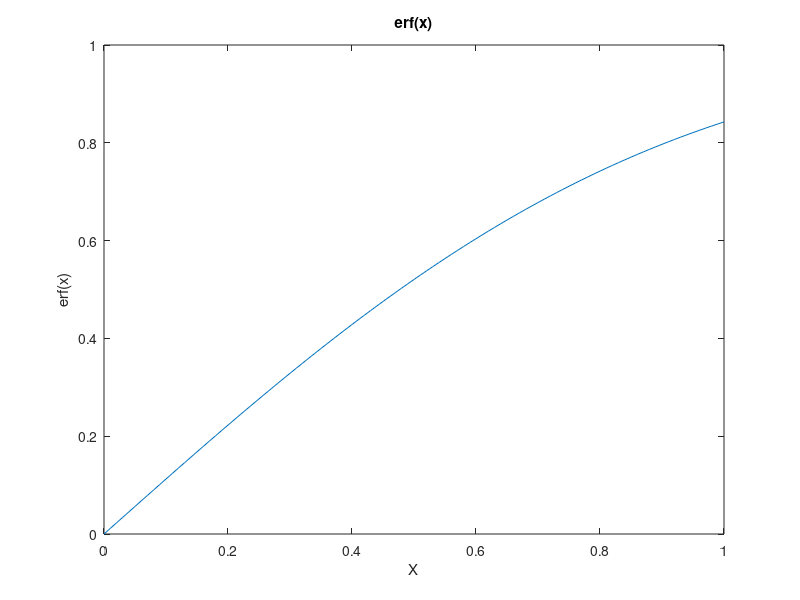

Recreate this plot in MATLAB. (Note: this script raises an error after producing the figure.)
%% Aditi Joshi - 200121022
% Lab 03
% Interpolation

%% Quadratic Interpolation

%  The error function is an important special function in applied mathematics, with applications to
% probability theory and the solution of heat conduction problems. The formal definition of the error
% function is as follows.
% erf(x) = 2/√π Int(0 to x)(e^-t^2)dt
% Construct the quadratic interpolating polynomial to the error function using the above data at the
% nodes x0 = 0, x1 = 0.5, and x2 = 1.0. Plot the polynomial and the data in the table and comment
% on the observed accuracy.

%% Plotting the function

x = 0:0.01:1;
y = erf(x);

figure()
plot(x, y);
title('erf(x)')
xlabel('X')
ylabel('erf(x)')

%% Forming the quadratic interpolating polynomial

% f(x) = @(x) - 4*0.52049987781305*x*(x-1) + 2*0.84270079294971*x*(x-0.5);

x = 0:0.01:1;
y1 = f(x);
figure()
plot(x, y1);
hold on
plot(x, y, 'Color', 'r');
plot(0, erf(0), '-o', 'Color', '#EDB120')
plot(0.5, erf(0.5), '-o', 'Color', '#EDB120');
plot(1, erf(1), '-o', 'Color', '#EDB120');
hold off

legend('Quadratic Interpolating Polynomial', 'erf(x)', 'Nodes', 'Location', 'southeast');
title('Quadratic Interpolating Polynomial')

% We observe that even with polynomial of degree at most two, accuracy is very high.

%% Newton's Interpolation

% Let f(x) = e^x . Define pn(x) to be the Newton interpolating polynomial for f(x), using n + 1 equally
% spaced nodes on the interval [−1, 1]. Thus, we are taking higher and higher degree polynomial approximations 
% to the exponential function. Write a program that computes pn(x) for n = 2, 4, 8, 16, 32, and
% which samples the error f(x) − pn(x) at 501 equally spaced points on [−1, 1]. Record the maximum
% error as found by the sampling, as a function of n, i.e., define En as
% En = max   |f(tk) − pn(tk)|
%    0≤k≤500
% where tk = −1 + 2k/500 . 
% Print E2, E4, E8, E16, E32 and plot En versus n.

%% Newton's Interpolating Polynomial

X_Newton = -1:0.01:1;

fprintf('\nNewtons Interpolating Polynomial\n\nN\t\tE_N\n');

figure()
plot(X_Newton, exp(X_Newton));
hold on
for n = [2, 4, 8, 16, 32]
    plot(X_Newton, newton(X_Newton, n))
    fprintf('\n%d\t\t%d\n', n, max_error(n))
end   
hold off

legend('Actual', '2', '4', '8', '16', '32', 'Location', 'northwest');
title('Newtons Interpolating Polynomials')

figure()
n = [2,4,8,16,32];
error_f = [max_error(2), max_error(4), max_error(8), max_error(16), max_error(32)];
plot(n, error_f, '-o')
title('Error in Newtons Interpolating Polynomial')
xlabel('n')
ylabel('Error')

%% Lagrange's Interpolating Polynomial

% Write a program to approximate the function
% f(x) = 1/1 + x^2, −5 ≤ x ≤ 5, (Runge’s example),
% using the points xi = −5 + 10*i/8 , i = 0, 1, 2, . . . , 8 by Lagrange’s interpolating polynomial. Plot the
% polynomial against the exact function

X_Lagrangian = -5:0.01:5;

y_Lagrangian = lagrangian(X_Lagrangian);

figure()
plot(X_Lagrangian, y_Lagrangian, 'Color', 'r')
hold on
y_q3 = Q3(X_Lagrangian);
plot(X_Lagrangian, y_q3, 'Color', 'b')
hold off

legend('Lagranges Interpolating Polynomial', 'exp(x)', 'Location', 'southeast');
title('Lagranges Interpolating Polynomial')

%% Helper Functions

function y = f(x)
    y = - 4*0.52049987781305*x.*(x-1) + 2*0.84270079294971*x.*(x-0.5);
end

function f = newton(x, n)
    h = 2/n;
    x0 = -1:h:1;
    
    divided_difference = div_diff(x0, exp(x0));
    
    f = 0;    
    for i = 0:n
        s = divided_difference(1, i+1);
        
        for j = 0:i
            xj = -1 + h*j;
            s = s.*(x - xj);
        end
        f = f + s;
    end    
        
end

function errmax = max_error(n)
    errmax = 0;
    for k = 0:500
        tk = -1 + (k/250);
        err = abs(exp(tk) - newton(tk, n));
        if err > errmax
            errmax = err;
        end
    end
end

function mat = div_diff(x, y)
    m = length(x);
    
    mat = zeros(m, m);
    
    mat(:,1) = y(:); 
    for j = 2:m
        for i = 1:m-j+1
            mat(i,j) = (mat(i+1,j-1)-mat(i,j-1))/(x(i+j-1)-x(i));
        end
    end
    
end

function f_l = lagrangian(x)
    f_l = 0;
    for i = 0:1:8
        xi = -5 + (10*i/8);
        fs_l = Q3(xi);
        for j = 0:1:8
            xj = -5 + (10*j/8);
            if i ~= j
                fs_l = fs_l.*(x - xj)./(xi - xj);
            end
        end
        f_l = f_l + fs_l;
    end
end

function q3 = Q3(x)
    q3 = 1./(1+x.^2);
end
